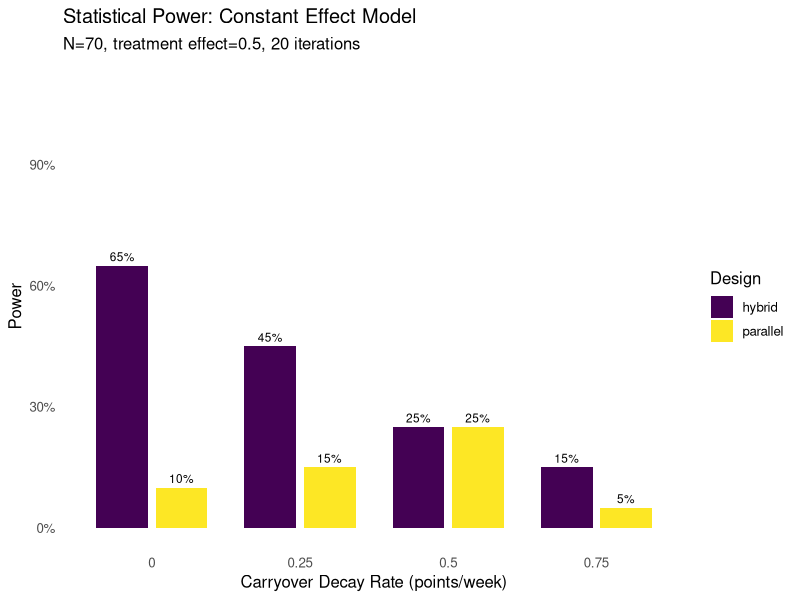

Reproduce this figure in R.
# Simplified N-of-1 Trial Simulation - Constant Effect Model
# Maximum simplification for learning

rm(list = ls())
suppressPackageStartupMessages({
  library(tidyverse)
  library(lmerTest)
  library(MASS)
  library(conflicted)
})

# Resolve conflicts
conflicts_prefer(dplyr::select)
conflicts_prefer(dplyr::filter)
conflicts_prefer(dplyr::lag)
conflicts_prefer(lmerTest::lmer)

# =============================================================================
# PARAMETERS
# =============================================================================

n_participants <- 70
n_iterations <- 20

# Three-factor response model - RATE-BASED (points per week)
BR_rate <- 0.5                 # Biological Response: drug improvement rate
ER_rate <- 0.2                 # Expectancy Response: placebo improvement rate
TR_rate <- 0.1                 # Time-variant Response: natural improvement rate
treatment_effect <- BR_rate    # Alias for display purposes

# Biomarker moderation of treatment effect
# Higher biomarker → stronger treatment response
# This creates the treatment × biomarker interaction
biomarker_moderation <- 0.45   # Per SD of biomarker, treatment effect changes by 45%

baseline_mean <- 10.0          # Mean baseline response
between_subject_sd <- 2.0      # SD of participant random effects
within_subject_sd <- 1.8       # SD of measurement noise
biomarker_mean <- 5.0          # Mean biomarker value
biomarker_sd <- 2.0            # SD of biomarker

# Correlation parameters (from Hendrickson)
# Autocorrelations within each response type
c.br <- 0.8                    # BR autocorrelation across timepoints
c.er <- 0.8                    # ER autocorrelation across timepoints
c.tr <- 0.8                    # TR autocorrelation across timepoints

# Cross-correlations between response types
c.cf1t <- 0.2                  # Same-time cross-correlation (BR-ER, BR-TR, ER-TR)
c.cfct <- 0.1                  # Different-time cross-correlation

# Biomarker and baseline correlations
c.bm_baseline <- 0.3           # Biomarker-baseline correlation
c.baseline_resp <- 0.4         # Baseline-response correlation

# Allowed correlation values (finite grid for consistent results)
allowed_correlations <- c(0, 0.1, 0.2, 0.3, 0.4, 0.5, 0.6)

# Parameter grid - what we're testing
param_grid <- expand_grid(
  design = c("hybrid", "parallel"),
  biomarker_correlation = c(0.3),
  carryover_decay_rate = c(0, 0.25, 0.5, 0.75)    # Linear decay: points lost per week off drug
)

# =============================================================================
# BUILD SIGMA WITH GUARANTEED PD (Time-Based AR(1))
# =============================================================================

# Build sigma using independent construction with automatic scaling
# Structure: responses (24) conditioned on participant vars (2)
build_sigma_guaranteed_pd <- function(weeks, c.bm, params) {
  n_tp <- length(weeks)

  # Index ranges for final 26x26 (for compatibility)
  br_idx <- 1:n_tp
  er_idx <- (n_tp + 1):(2 * n_tp)
  tr_idx <- (2 * n_tp + 1):(3 * n_tp)
  bm_idx <- 3 * n_tp + 1
  bl_idx <- 3 * n_tp + 2

  # =========================================================================
  # STAGE 1: Build Σ₂₂ (2×2) - Biomarker & Baseline
  # =========================================================================
  # Always PD for |correlation| < 1

  Sigma_22 <- matrix(c(
    biomarker_sd^2,                                    c.bm_baseline * biomarker_sd * between_subject_sd,
    c.bm_baseline * biomarker_sd * between_subject_sd, between_subject_sd^2
  ), 2, 2)

  Sigma_22_inv <- solve(Sigma_22)

  # =========================================================================
  # STAGE 2: Build Σ₁₁ (24×24) - Responses with Time-Based AR(1)
  # =========================================================================
  # Guaranteed PD by construction

  # Helper: Build AR(1) covariance block based on actual time lags
  build_ar1_time <- function(weeks, rho, sigma) {
    n <- length(weeks)
    Cov <- matrix(0, n, n)
    for (i in 1:n) {
      for (j in 1:n) {
        time_lag <- abs(weeks[i] - weeks[j])
        Cov[i, j] <- sigma^2 * rho^time_lag
      }
    }
    return(Cov)
  }

  # Build diagonal blocks (within each response type)
  Sigma_BR <- build_ar1_time(weeks, c.br, within_subject_sd)
  Sigma_ER <- build_ar1_time(weeks, c.er, within_subject_sd)
  Sigma_TR <- build_ar1_time(weeks, c.tr, within_subject_sd)

  # Initialize 24x24 with diagonal blocks
  Sigma_11 <- matrix(0, 3 * n_tp, 3 * n_tp)
  Sigma_11[br_idx, br_idx] <- Sigma_BR
  Sigma_11[er_idx, er_idx] <- Sigma_ER
  Sigma_11[tr_idx, tr_idx] <- Sigma_TR

  # Add cross-correlations between response types
  # Use time-based decay for cross-correlations too
  for (i in 1:n_tp) {
    for (j in 1:n_tp) {
      time_lag <- abs(weeks[i] - weeks[j])

      if (i == j) {
        # Same timepoint: use c.cf1t
        cross_cov <- c.cf1t * within_subject_sd^2
      } else {
        # Different timepoint: use c.cfct with time decay
        cross_cov <- c.cfct * within_subject_sd^2 * (0.9^time_lag)
      }

      # BR-ER
      Sigma_11[br_idx[i], er_idx[j]] <- cross_cov
      Sigma_11[er_idx[j], br_idx[i]] <- cross_cov

      # BR-TR
      Sigma_11[br_idx[i], tr_idx[j]] <- cross_cov
      Sigma_11[tr_idx[j], br_idx[i]] <- cross_cov

      # ER-TR
      Sigma_11[er_idx[i], tr_idx[j]] <- cross_cov
      Sigma_11[tr_idx[j], er_idx[i]] <- cross_cov
    }
  }

  # =========================================================================
  # STAGE 3: Build Σ₁₂ (24×2) - Cross-covariance (regression coefficients)
  # =========================================================================

  Sigma_12 <- matrix(0, 3 * n_tp, 2)

  # Column 1: Biomarker effects on responses
  # BR strongly correlated with biomarker (this is what we're testing)
  Sigma_12[br_idx, 1] <- c.bm * within_subject_sd * biomarker_sd
  # ER and TR weakly correlated with biomarker
  Sigma_12[er_idx, 1] <- c.bm * 0.5 * within_subject_sd * biomarker_sd
  Sigma_12[tr_idx, 1] <- c.bm * 0.5 * within_subject_sd * biomarker_sd

  # Column 2: Baseline effects on responses
  Sigma_12[br_idx, 2] <- c.baseline_resp * within_subject_sd * between_subject_sd
  Sigma_12[er_idx, 2] <- c.baseline_resp * within_subject_sd * between_subject_sd
  Sigma_12[tr_idx, 2] <- c.baseline_resp * within_subject_sd * between_subject_sd

  # =========================================================================
  # STAGE 4: Check Schur Complement & Snap to Grid if Needed
  # =========================================================================

  # Function to find largest allowed correlation that keeps matrix PD
  find_valid_correlation <- function(Sigma_11, Sigma_22_inv, c.bm_requested,
                                     allowed_vals, sigma_resp, sigma_bm, sigma_bl,
                                     br_idx, er_idx, tr_idx) {
    # Try correlations from requested down to 0
    valid_vals <- allowed_vals[allowed_vals <= c.bm_requested]
    valid_vals <- sort(valid_vals, decreasing = TRUE)

    for (c.bm_try in valid_vals) {
      # Rebuild Sigma_12 with this correlation
      Sigma_12_try <- matrix(0, nrow(Sigma_11), 2)
      Sigma_12_try[br_idx, 1] <- c.bm_try * sigma_resp * sigma_bm
      Sigma_12_try[er_idx, 1] <- c.bm_try * 0.5 * sigma_resp * sigma_bm
      Sigma_12_try[tr_idx, 1] <- c.bm_try * 0.5 * sigma_resp * sigma_bm
      Sigma_12_try[br_idx, 2] <- c.baseline_resp * sigma_resp * sigma_bl
      Sigma_12_try[er_idx, 2] <- c.baseline_resp * sigma_resp * sigma_bl
      Sigma_12_try[tr_idx, 2] <- c.baseline_resp * sigma_resp * sigma_bl

      # Check if PD
      cross_term <- Sigma_12_try %*% Sigma_22_inv %*% t(Sigma_12_try)
      Sigma_cond_try <- Sigma_11 - cross_term
      min_eig <- min(eigen(Sigma_cond_try, only.values = TRUE)$values)

      if (min_eig > 1e-6) {
        return(list(c.bm = c.bm_try, Sigma_12 = Sigma_12_try, Sigma_cond = Sigma_cond_try))
      }
    }

    # Fallback to 0 correlation
    Sigma_12_try <- matrix(0, nrow(Sigma_11), 2)
    Sigma_12_try[br_idx, 2] <- c.baseline_resp * sigma_resp * sigma_bl
    Sigma_12_try[er_idx, 2] <- c.baseline_resp * sigma_resp * sigma_bl
    Sigma_12_try[tr_idx, 2] <- c.baseline_resp * sigma_resp * sigma_bl
    cross_term <- Sigma_12_try %*% Sigma_22_inv %*% t(Sigma_12_try)
    Sigma_cond_try <- Sigma_11 - cross_term

    return(list(c.bm = 0, Sigma_12 = Sigma_12_try, Sigma_cond = Sigma_cond_try))
  }

  # Find valid correlation on the grid
  result <- find_valid_correlation(
    Sigma_11, Sigma_22_inv, c.bm,
    allowed_correlations, within_subject_sd, biomarker_sd, between_subject_sd,
    br_idx, er_idx, tr_idx
  )

  Sigma_12 <- result$Sigma_12
  Sigma_cond <- result$Sigma_cond
  effective_c.bm <- result$c.bm

  if (effective_c.bm < c.bm) {
    cat(sprintf("  Snapped biomarker correlation: %.2f → %.2f (to ensure PD)\n",
                c.bm, effective_c.bm))
  }

  # =========================================================================
  # Return partitioned result
  # =========================================================================

  return(list(
    Sigma_11 = Sigma_11,
    Sigma_22 = Sigma_22,
    Sigma_12 = Sigma_12,
    Sigma_cond = Sigma_cond,
    Sigma_22_inv = Sigma_22_inv,
    requested_c.bm = c.bm,
    effective_c.bm = effective_c.bm,
    indices = list(br = br_idx, er = er_idx, tr = tr_idx, bm = bm_idx, bl = bl_idx)
  ))
}

# =============================================================================
# TWO-STAGE DATA GENERATION (2x2 + 24x24)
# =============================================================================

# Generate one participant's data using two-stage approach
# Uses pre-computed partitioned sigma from build_sigma_guaranteed_pd
generate_participant_twostage <- function(sigma_parts, idx) {
  # Stage 1: Generate participant variables (biomarker, baseline) from 2x2
  x2 <- mvrnorm(1, mu = c(0, 0), Sigma = sigma_parts$Sigma_22)

  # Stage 2: Compute conditional mean given participant vars
  # Conditional mean: μ₁|₂ = Σ₁₂ Σ₂₂⁻¹ x₂
  mu_cond <- sigma_parts$Sigma_12 %*% sigma_parts$Sigma_22_inv %*% x2

  # Generate responses from conditional distribution
  # Sigma_cond is pre-computed and guaranteed PD
  x1 <- mvrnorm(1, mu = as.vector(mu_cond), Sigma = sigma_parts$Sigma_cond)

  # Extract components
  n_tp <- length(idx$br)
  list(
    biomarker = x2[1] + biomarker_mean,
    baseline = x2[2] + baseline_mean,
    br_random = x1[1:n_tp],
    er_random = x1[(n_tp+1):(2*n_tp)],
    tr_random = x1[(2*n_tp+1):(3*n_tp)]
  )
}

# =============================================================================
# VERIFICATION: Compare two-stage vs direct 26x26
# =============================================================================

verify_twostage_equivalence <- function(Sigma, idx, n_samples = 10000) {
  cat("Verifying two-stage equivalence with", n_samples, "samples...\n")

  # Partition sigma
  partitioned <- partition_sigma(Sigma, idx)

  # Generate samples using direct method
  set.seed(999)
  samples_direct <- mvrnorm(n_samples, mu = rep(0, nrow(Sigma)), Sigma = Sigma)

  # Generate samples using two-stage method
  set.seed(888)
  samples_twostage <- matrix(0, n_samples, nrow(Sigma))
  resp_idx <- c(idx$br, idx$er, idx$tr)
  part_idx <- c(idx$bm, idx$bl)

  for (i in 1:n_samples) {
    result <- generate_participant_twostage(partitioned, idx)
    samples_twostage[i, resp_idx] <- c(result$br_random, result$er_random, result$tr_random)
    samples_twostage[i, part_idx] <- c(result$biomarker - biomarker_mean,
                                        result$baseline - baseline_mean)
  }

  # Compare covariance matrices
  cov_direct <- cov(samples_direct)
  cov_twostage <- cov(samples_twostage)

  max_cov_diff <- max(abs(cov_direct - cov_twostage))
  mean_cov_diff <- mean(abs(cov_direct - cov_twostage))

  # Compare means (should both be ~0)
  max_mean_diff <- max(abs(colMeans(samples_direct) - colMeans(samples_twostage)))

  cat(sprintf("  Max covariance difference: %.6f\n", max_cov_diff))
  cat(sprintf("  Mean covariance difference: %.6f\n", mean_cov_diff))
  cat(sprintf("  Max mean difference: %.6f\n", max_mean_diff))

  # Check if differences are within sampling error
  # Expected sampling error for covariance ~= 2*sigma^2/sqrt(n)
  expected_error <- 2 * max(diag(Sigma))^2 / sqrt(n_samples)

  if (max_cov_diff < expected_error * 3) {
    cat("  ✓ PASSED: Differences within expected sampling error\n")
    return(TRUE)
  } else {
    cat("  ✗ FAILED: Differences exceed expected sampling error\n")
    return(FALSE)
  }
}

# =============================================================================
# DESIGN STRUCTURES
# =============================================================================

# Measurement schedule (same for all designs)
measurement_weeks <- c(4, 8, 9, 10, 11, 12, 16, 20)

# -----------------------------------------------------------------------------
# HYBRID DESIGN: Open-label run-in + blinded crossover
# -----------------------------------------------------------------------------
create_hybrid_design <- function(n_participants, measurement_weeks) {
  # Randomize participants to 4 paths (balanced)
  path_assignment <- sample(rep(1:4, length.out = n_participants))

  # Create design matrix
  expand_grid(
    participant_id = 1:n_participants,
    week = measurement_weeks
  ) %>%
    mutate(
      path = path_assignment[participant_id],

      # Treatment assignment based on path and week
      # Weeks 4, 8: Open-label, all on active
      # Week 9: Blinded, all on active
      # Week 10: Blinded, randomized (paths 1,2 = active; paths 3,4 = placebo)
      # Weeks 11, 12: Blinded, all on placebo
      # Week 16: Blinded crossover
      # Week 20: Blinded crossover
      treatment = case_when(
        week %in% c(4, 8) ~ 1,                              # Open-label: all active
        week == 9 ~ 1,                                      # Blinded: all active
        week == 10 & path %in% c(1, 2) ~ 1,                 # Randomized: paths 1,2 active
        week == 10 & path %in% c(3, 4) ~ 0,                 # Randomized: paths 3,4 placebo
        week %in% c(11, 12) ~ 0,                            # All on placebo
        week == 16 & path %in% c(1, 3) ~ 1,                 # Crossover period
        week == 16 & path %in% c(2, 4) ~ 0,
        week == 20 & path %in% c(1, 3) ~ 0,                 # Crossover period
        week == 20 & path %in% c(2, 4) ~ 1,
        TRUE ~ NA_real_
      ),

      # Expectancy: 1.0 = open-label (know they're on drug), 0.5 = blinded
      expectancy = if_else(week %in% c(4, 8), 1.0, 0.5)
    )
}

# -----------------------------------------------------------------------------
# PARALLEL DESIGN: Randomized to treatment or placebo for entire study
# -----------------------------------------------------------------------------
create_parallel_design <- function(n_participants, measurement_weeks) {
  # Randomize participants to treatment (1) or placebo (0) - balanced
  treatment_assignment <- sample(rep(0:1, length.out = n_participants))

  # Create design matrix
  expand_grid(
    participant_id = 1:n_participants,
    week = measurement_weeks
  ) %>%
    mutate(
      path = treatment_assignment[participant_id] + 1,  # Path 1 = placebo, Path 2 = treatment

      # Treatment: same throughout study based on randomization
      treatment = treatment_assignment[participant_id],

      # Expectancy: 0.5 throughout (all blinded)
      expectancy = 0.5
    )
}

# =============================================================================
# RUN SIMULATION
# =============================================================================

cat("Running simulation with constant effect model...\n")
cat("Treatment effect =", treatment_effect, "\n")
cat("Participants =", n_participants, "\n")
cat("Iterations per condition =", n_iterations, "\n\n")

results <- tibble()

for (i in 1:nrow(param_grid)) {
  params <- as.list(param_grid[i, ])
  cat(sprintf("Condition %d: design=%s, biomarker=%.2f, carryover_decay=%.2f\n",
              i, params$design, params$biomarker_correlation, params$carryover_decay_rate))

  # Run iterations
  for (iter in 1:n_iterations) {
    set.seed(iter * 1000 + i)

    # Create design with fresh path randomization for this iteration
    if (params$design == "hybrid") {
      trial_design <- create_hybrid_design(n_participants, measurement_weeks)
    } else if (params$design == "parallel") {
      trial_design <- create_parallel_design(n_participants, measurement_weeks)
    }

    n_timepoints <- length(measurement_weeks)

    # Build sigma with guaranteed PD using time-based AR(1)
    sigma_parts <- build_sigma_guaranteed_pd(measurement_weeks, params$biomarker_correlation, params)
    idx <- sigma_parts$indices
    effective_bm_corr <- sigma_parts$effective_c.bm

    # Generate correlated data for each participant using TWO-STAGE approach
    all_participant_data <- list()

    for (pid in 1:n_participants) {
      # Two-stage generation: (biomarker, baseline) then (BR, ER, TR | biomarker, baseline)
      result <- generate_participant_twostage(sigma_parts, idx)

      all_participant_data[[pid]] <- tibble(
        participant_id = pid,
        biomarker = result$biomarker,
        baseline = result$baseline,
        br_random = result$br_random,
        er_random = result$er_random,
        tr_random = result$tr_random
      )
    }

    participant_data <- bind_rows(all_participant_data) %>%
      group_by(participant_id) %>%
      mutate(timepoint_idx = row_number()) %>%
      ungroup()

    # Generate trial data
    trial_data <- trial_design %>%
      group_by(participant_id) %>%
      mutate(timepoint_idx = row_number()) %>%
      ungroup() %>%
      left_join(participant_data, by = c("participant_id", "timepoint_idx")) %>%
      group_by(participant_id) %>%
      arrange(week) %>%
      mutate(
        # ===========================================
        # CUMULATIVE TIME TRACKING
        # ===========================================

        # Cumulative weeks on drug
        weeks_on_drug = cumsum(treatment),

        # Cumulative weeks with expectancy (weighted by expectancy level)
        weeks_with_expectancy = cumsum(expectancy),

        # Cumulative weeks in trial (for time trend)
        weeks_in_trial = week - min(week),

        # Track when drug stops for carryover calculation
        time_off = cumsum(treatment == 0),

        # Carryover effect indicator (first week off drug after being on)
        carryover_effect = as.numeric(treatment == 0 & lag(treatment, default = 1) == 1),

        # ===========================================
        # THREE-FACTOR RESPONSE MODEL (RATE-BASED + RANDOM VARIATION)
        # ===========================================

        # Center biomarker for moderation calculation
        bm_centered = (biomarker - biomarker_mean) / biomarker_sd,

        # 1. BR (Biological Response) - accumulates while on drug + random variation
        #    - Mean: BR_rate points per week on drug
        #    - BIOMARKER MODERATION: effect scales with biomarker level
        #    - Carryover: partial at first off-drug timepoint, then 0
        #    - Random: from 26x26 sigma matrix (correlated across time)
        BR_mean = {
          # Treatment effect moderated by biomarker
          # Higher biomarker → stronger BR effect
          effective_BR_rate <- BR_rate * (1 + biomarker_moderation * bm_centered)

          br_accumulated <- lag(weeks_on_drug, default = 0) * effective_BR_rate
          first_off <- treatment == 0 & lag(treatment, default = 1) == 1

          ifelse(treatment == 1,
                 weeks_on_drug * effective_BR_rate,
                 ifelse(first_off,
                        br_accumulated * params$carryover_decay_rate,
                        0))
        },
        BR = BR_mean + br_random,

        # 2. ER (Expectancy Response) - accumulates based on expectancy + random variation
        #    - Mean: ER_rate points per week × expectancy level
        #    - Random: from 26x26 sigma matrix
        ER_mean = weeks_with_expectancy * ER_rate,
        ER = ER_mean + er_random,

        # 3. TR (Time-variant Response) - linear time trend + random variation
        #    - Mean: TR_rate points per week
        #    - Random: from 26x26 sigma matrix
        TR_mean = weeks_in_trial * TR_rate,
        TR = TR_mean + tr_random,

        # ===========================================
        # TOTAL RESPONSE
        # ===========================================
        # Response = baseline + BR + ER + TR
        # Note: baseline already includes between-subject variability from sigma
        # Note: biomarker moderation is applied explicitly to BR_mean above
        response = baseline + BR + ER + TR
      ) %>%
      ungroup()

    # Fit mixed model
    model_result <- tryCatch({
      # Re-center biomarker using sample mean (for model interpretation)
      # Note: data generation uses population parameters for standardization
      trial_data <- trial_data %>%
        mutate(bm_centered = biomarker - mean(biomarker))

      if (params$carryover_decay_rate > 0) {
        model <- lmer(response ~ treatment * bm_centered + week + carryover_effect +
                      (1 | participant_id),
                      data = trial_data)
      } else {
        model <- lmer(response ~ treatment * bm_centered + week +
                      (1 | participant_id),
                      data = trial_data)
      }

      # Extract treatment × biomarker interaction
      coefs <- summary(model)$coefficients
      idx <- which(rownames(coefs) == "treatment:bm_centered")

      if (length(idx) == 0) {
        stop("Interaction term not found")
      }

      # Calculate p-value
      t_val <- coefs[idx, "t value"]
      df_approx <- nrow(trial_data) - nrow(coefs)
      p_value <- 2 * pt(-abs(t_val), df = df_approx)

      tibble(
        iteration = iter,
        design = params$design,
        biomarker_correlation = effective_bm_corr,  # Use effective (grid) value
        carryover_decay_rate = params$carryover_decay_rate,
        effect_size = coefs[idx, "Estimate"],
        se = coefs[idx, "Std. Error"],
        t_value = t_val,
        p_value = p_value,
        significant = p_value < 0.05
      )
    }, error = function(e) {
      cat("  Error in iteration", iter, ":", conditionMessage(e), "\n")
      tibble(iteration = iter, design = params$design,
             biomarker_correlation = effective_bm_corr,
             carryover_decay_rate = params$carryover_decay_rate, effect_size = NA,
             se = NA, t_value = NA, p_value = NA, significant = NA)
    })

    results <- bind_rows(results, model_result)
  }
}

# =============================================================================
# SUMMARIZE RESULTS
# =============================================================================

cat("\n", strrep("=", 50), "\n")
cat("RESULTS\n")
cat(strrep("=", 50), "\n\n")

summary_results <- results %>%
  group_by(design, biomarker_correlation, carryover_decay_rate) %>%
  summarize(
    power = mean(significant, na.rm = TRUE),
    mean_effect = mean(effect_size, na.rm = TRUE),
    sd_effect = sd(effect_size, na.rm = TRUE),
    n = n(),
    .groups = "drop"
  )

print(summary_results)

# =============================================================================
# VISUALIZATION
# =============================================================================

library(viridis)

# Adaptive visualization based on data structure
plot_power_results <- function(data) {
  has_carryover <- n_distinct(data$carryover_decay_rate) > 1
  has_biomarker <- n_distinct(data$biomarker_correlation) > 1
  has_design <- n_distinct(data$design) > 1

  # Convert to factors
  data <- data %>%
    mutate(
      carryover_decay_rate = factor(carryover_decay_rate),
      biomarker_correlation = factor(biomarker_correlation),
      design = factor(design)
    )

  if (has_carryover) {
    # Bar chart by carryover, faceted by design if multiple
    p <- ggplot(data, aes(x = carryover_decay_rate, y = power, fill = design)) +
      geom_col(position = position_dodge(width = 0.8), width = 0.7) +
      geom_text(aes(label = sprintf("%.0f%%", power * 100), group = design),
                position = position_dodge(width = 0.8), vjust = -0.5, size = 3) +
      scale_y_continuous(limits = c(0, 1.1), labels = scales::percent) +
      labs(x = "Carryover Decay Rate (points/week)", y = "Power")

  } else if (has_biomarker) {
    # Bar chart by biomarker
    p <- ggplot(data, aes(x = biomarker_correlation, y = power, fill = design)) +
      geom_col(position = position_dodge(width = 0.8), width = 0.7) +
      geom_text(aes(label = sprintf("%.0f%%", power * 100), group = design),
                position = position_dodge(width = 0.8), vjust = -0.5, size = 3) +
      scale_y_continuous(limits = c(0, 1.1), labels = scales::percent) +
      labs(x = "Biomarker Correlation", y = "Power")

  } else {
    # Single bar per design
    p <- ggplot(data, aes(x = design, y = power, fill = design)) +
      geom_col(width = 0.6) +
      geom_text(aes(label = sprintf("%.0f%%", power * 100)), vjust = -0.5, size = 5) +
      scale_y_continuous(limits = c(0, 1.1), labels = scales::percent) +
      labs(x = "Design", y = "Power")
  }

  # Common styling
  p <- p +
    scale_fill_viridis_d(name = "Design") +
    labs(title = "Statistical Power: Constant Effect Model",
         subtitle = sprintf("N=%d, treatment effect=%.1f, %d iterations",
                           n_participants, treatment_effect, n_iterations)) +
    theme_minimal(base_size = 12) +
    theme(panel.grid = element_blank())

  return(p)
}

# Generate and save plot
p <- plot_power_results(summary_results)
print(p)

# Save outputs
output_dir <- "../output"
if (!dir.exists(output_dir)) dir.create(output_dir, recursive = TRUE)

ggsave(file.path(output_dir, "power_results.pdf"), p, width = 8, height = 6)
save(results, summary_results, file = file.path(output_dir, "simulation_results.RData"))

cat("\nDone! Results saved to", output_dir, "\n")
cat("- power_results.pdf\n")
cat("- simulation_results.RData\n")
